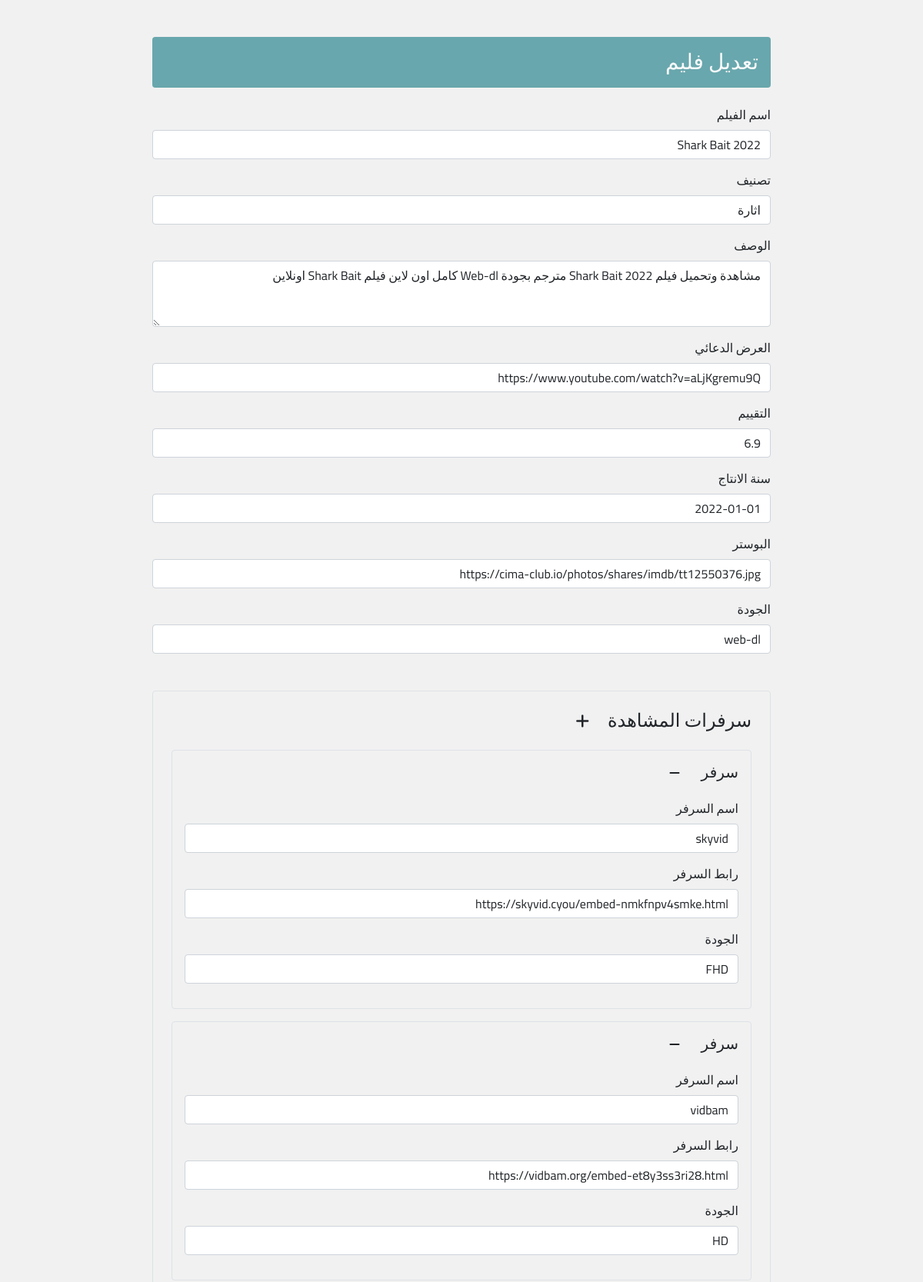
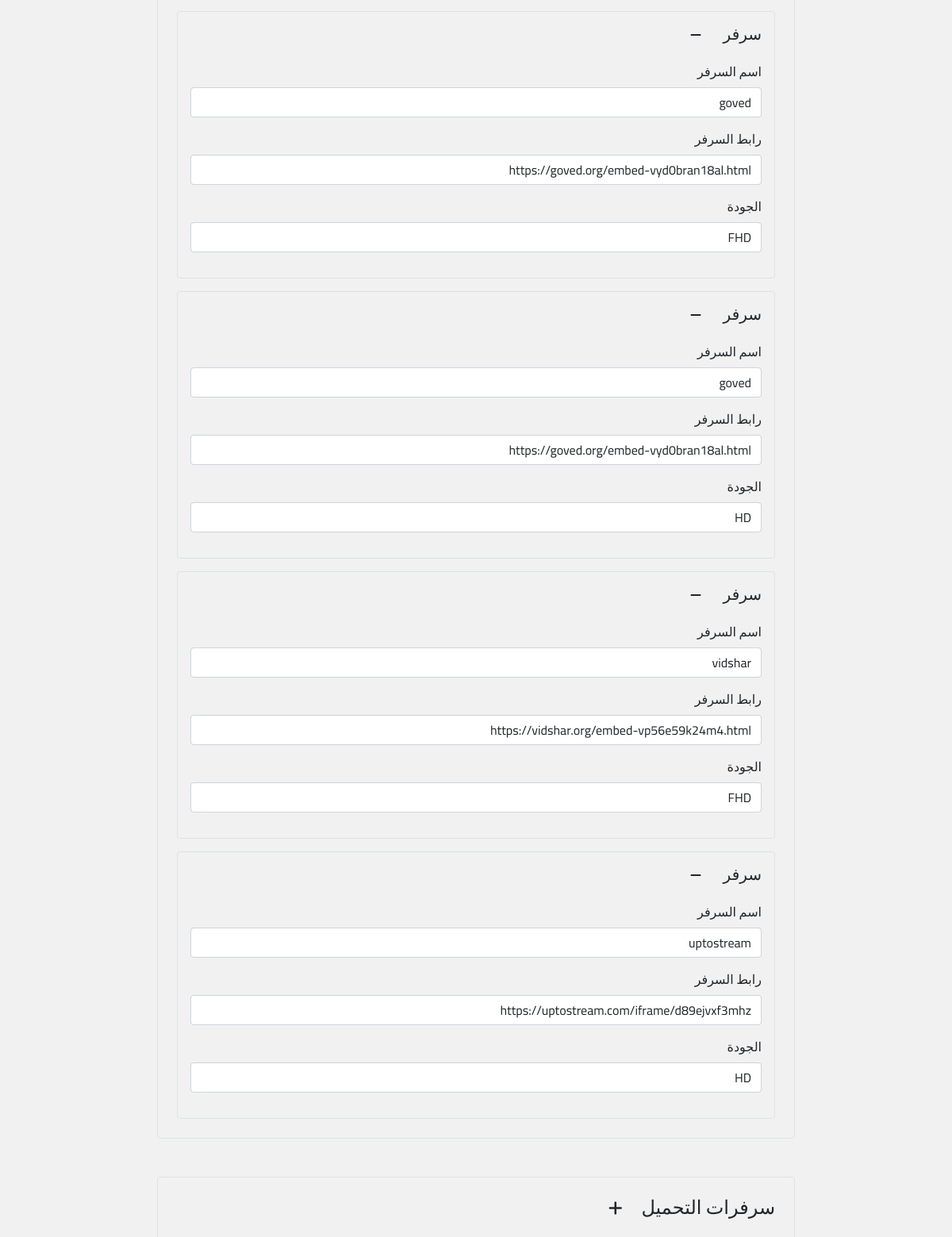
The page /admin-panel/updateMovie.php?id=1 (upper part) on the database its author committed (2 pictures, top to bottom).
### tables this page shows
CREATE TABLE `movie` (
  `movie_id` int(11) NOT NULL,
  `name` varchar(64) DEFAULT NULL,
  `category` varchar(120) DEFAULT NULL,
  `description` varchar(400) DEFAULT NULL,
  `trailler` varchar(130) DEFAULT NULL,
  `rate` varchar(5) DEFAULT NULL,
  `prodYear` date DEFAULT NULL,
  `poster` varchar(160) DEFAULT NULL,
  `quality` varchar(24) DEFAULT NULL,
  `streamServ` varchar(2000) DEFAULT NULL,
  `downloadServ` varchar(2000) DEFAULT NULL
);

### admin-panel/updateMovie.php (the view, shortened to what this page needs)
<?php
include "../config.php";
$i = $_GET['id'];
$sql = "SELECT * FROM movie WHERE movie_id = ?";
$info = $conn->prepare($sql);
$info->execute([$i]);
$result = $info->fetch();
$streamServ = json_decode($result['streamServ'], true);
?>
<!DOCTYPE html>
<html lang="ar" dir="rtl">
<head>
  <link rel="stylesheet" href="https://cdn.jsdelivr.net/npm/bootstrap@5.1.3/dist/css/bootstrap.rtl.min.css" />
  <link href="https://cdnjs.cloudflare.com/ajax/libs/font-awesome/6.1.1/css/all.min.css" rel="stylesheet" />
</head>
<body>
 <div class="mt-5 text-capitalize pb-5 px-5 w-75 mx-auto" id="movie">
          <h3 class="bg-first p-3 rounded text-light">تعديل فليم</h3>
          <label for="movieName" class="form-label">اسم الفيلم</label>
          <input class="form-control movieName" type="text" id="movieName" value="<?php echo $result['name']?>" />
          <label for="category" class="form-label">تصنيف</label>
          <input class="form-control category" type="text" id="category" value="<?php echo $result['category']?>" />
          <label for="description" class="form-label">الوصف</label>
          <textarea class="form-control description" id="description" rows="3"><?php echo $result['description']?></textarea>
          <label for="trailler" class="form-label">العرض الدعائي</label>
          <input class="form-control trailler" type="text" id="trailler" value="<?php echo $result['trailler']?>"/>
          <label for="rate" class="form-label">التقييم</label>
          <input class="form-control rate" type="text" id="rate" value="<?php echo $result['rate']?>"/>
          <label for="prod-year" class="form-label">سنة الانتاج</label>
          <input class="form-control prod-year" type="text" id="prod-year" value="<?php echo $result['prodYear']?>"/>
          <label for="poster" class="form-label">البوستر</label>
          <input class="form-control poster" type="text" id="poster" value="<?php echo $result['poster']?>"/>
          <label for="quality" class="form-label">الجودة</label>
          <input class="form-control quality" type="text" id="quality" value="<?php echo $result['quality']?>"/>
          <div class="mt-5 border rounded p-4">
            <h4 class="d-inline-block me-4">سرفرات المشاهدة</h4><i class="fa-solid fa-plus h5 cursor-pointer" id="add-stream-movie"></i>
            <div id="stream-movie">
           <?php for ($i = 0; $i < count($streamServ); $i++) {?>
              <div class="mt-3 border rounded p-3 server">
                  <h5 class="d-inline-block me-4">سرفر </h5>
                  <i class="fa-solid fa-minus cursor-pointer remove-this"></i>
                <div class="mb-3">
                  <label class="form-label">اسم السرفر</label>
                  <input type="text" class="form-control" value="<?php echo $streamServ[$i]['name']?>">
                  <label class="form-label">رابط السرفر</label>
                  <input type="text" class="form-control" value="<?php echo $streamServ[$i]['link']?>">
                  <label class="form-label">الجودة</label>
                  <input type="text" class="form-control" value="<?php echo $streamServ[$i]['quality']?>">
                </div>
              </div>
              <?php } ?>
            </div>
          </div>
          <div class="mt-5 border rounded p-4">
            <h4 class="d-inline-block me-4">سرفرات التحميل</h4><i class="fa-solid fa-plus h5 cursor-pointer" id="add-download-movie"></i>
          </div>
        </div>
</body>
</html>

### rows shown on the page
movie: name "Shark Bait 2022", category "اثارة", description "مشاهدة وتحميل فيلم Shark Bait 2022 مترجم بجودة Web-dl كامل اون لاين فيلم Shark Bait اونلاين", trailler "https://www.youtube.com/watch?v=aLjKgremu9Q", rate "6.9", prodYear "2022-01-01", poster "https://cima-club.io/photos/shares/imdb/tt12550376.jpg", quality "web-dl", streamServ "skyvid", streamServ "https://skyvid.cyou/embed-nmkfnpv4smke.html", streamServ "FHD", streamServ "vidbam", streamServ "https://vidbam.org/embed-et8y3ss3ri28.html", streamServ "HD", streamServ "goved", streamServ "https://goved.org/embed-vyd0bran18al.html", streamServ "vidshar", streamServ "https://vidshar.org/embed-vp56e59k24m4.html", streamServ "uptostream", streamServ "https://uptostream.com/iframe/d89ejvxf3mhz"
